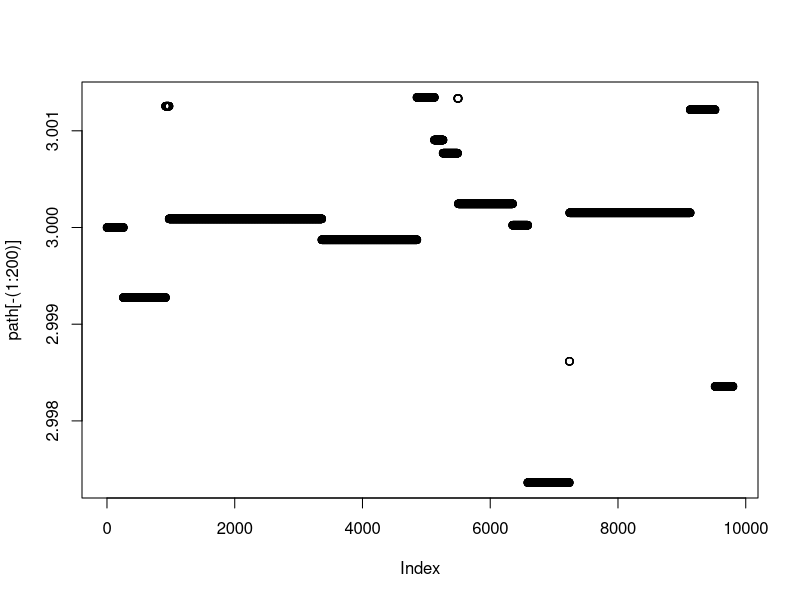
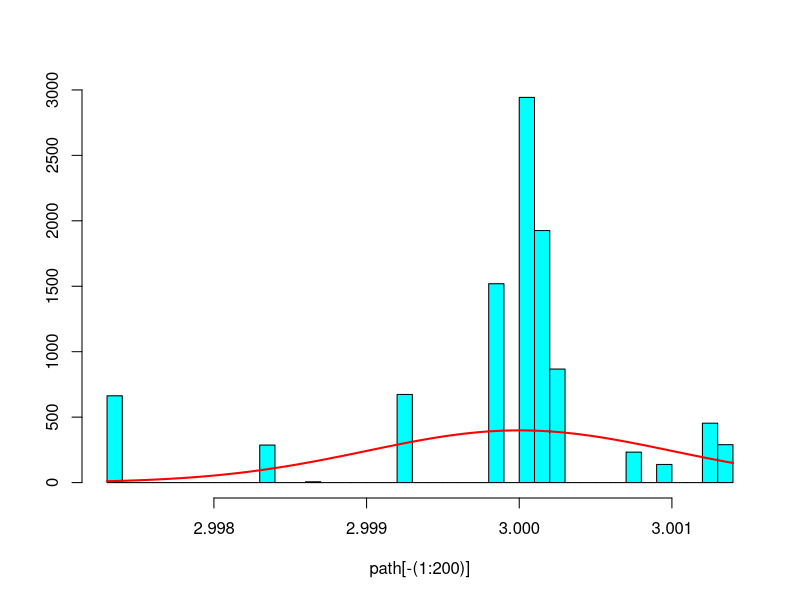
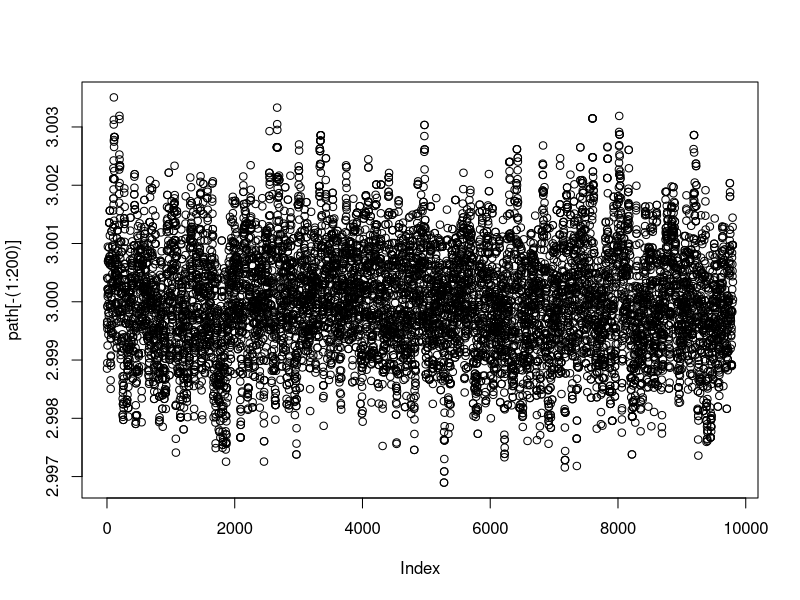
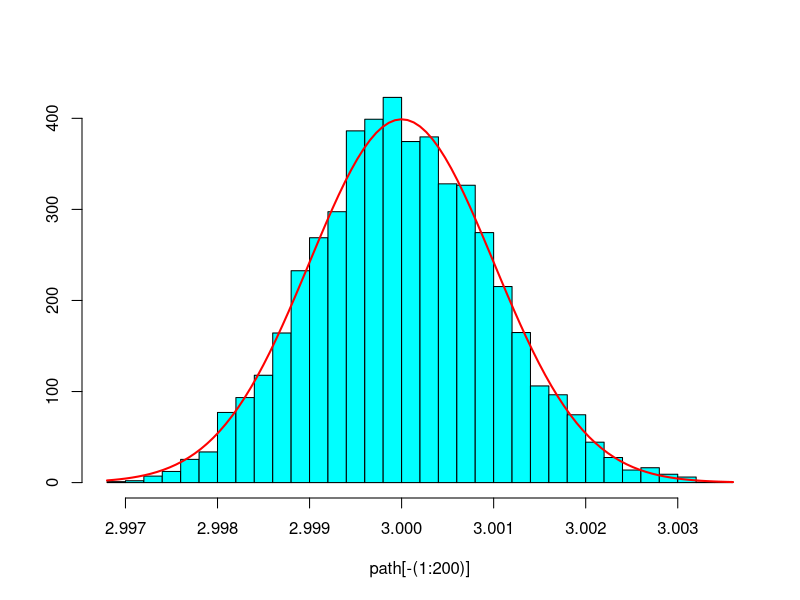
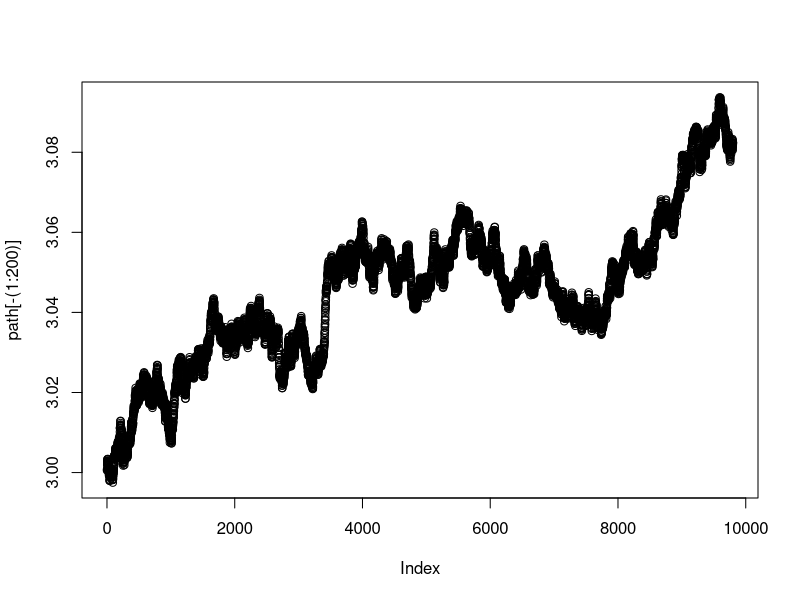
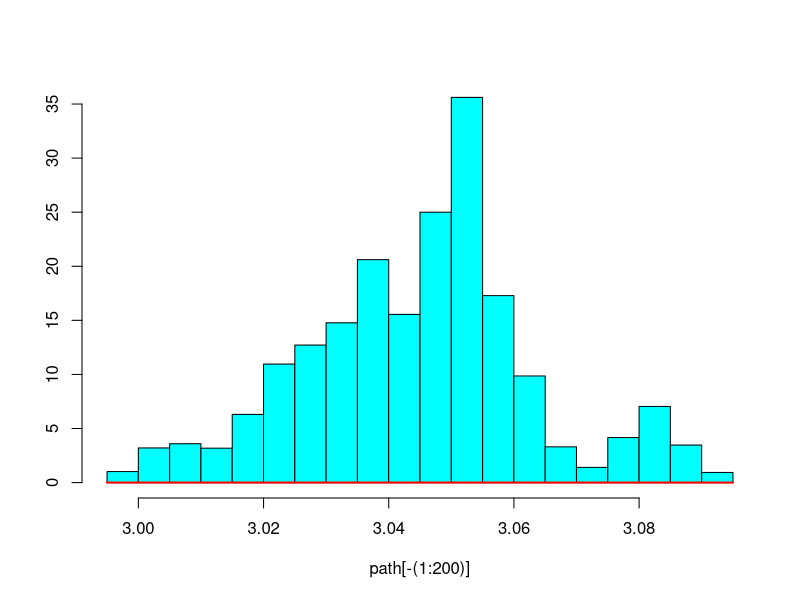
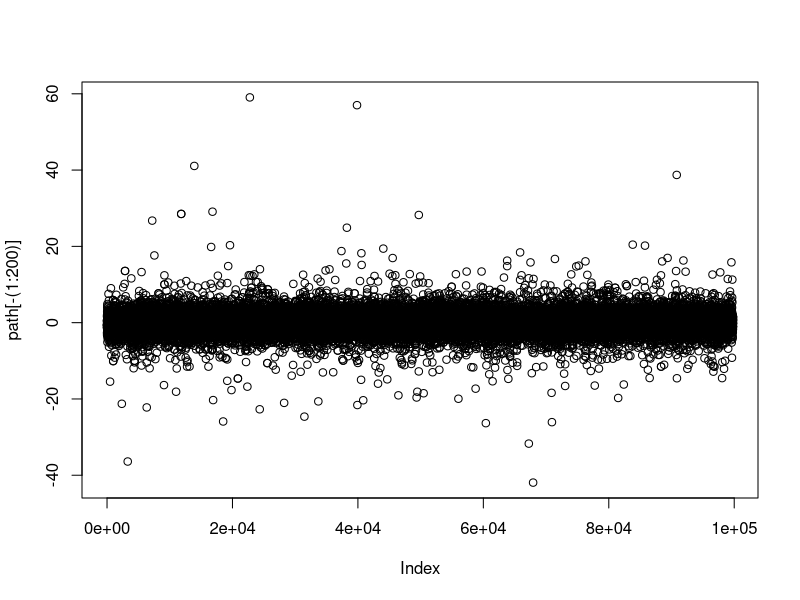
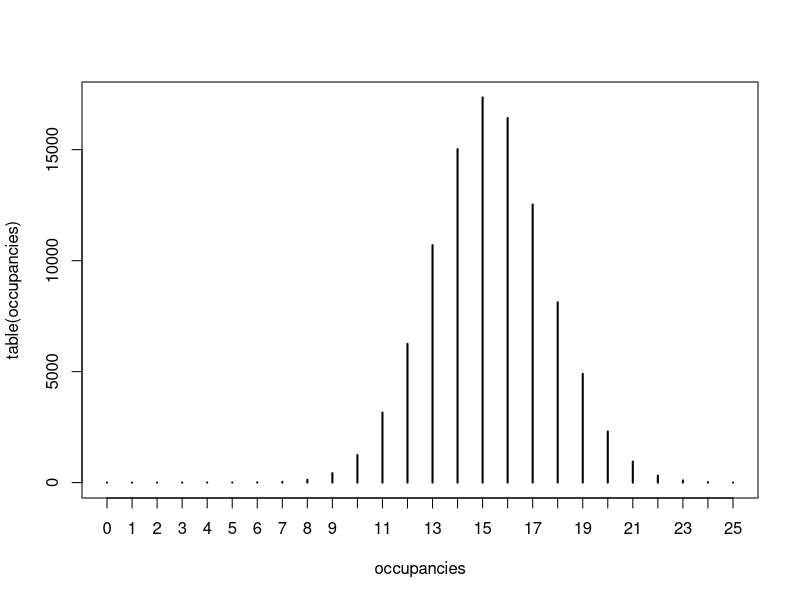

These charts were generated, in order, by the following R code:
## ---- chunk 1
f <- function(x) {
  return(1/(3*sqrt(2*pi)) * exp(-0.5*((x - 3 )/ 0.001)^2))
}

nit <- 10000
path <- rep(0, nit)
state <- 3  # Initial state
path[1] <- state
scale <- 1
for (i in 2:nit) {
  candidate <- runif(n = 1, min = state - scale, max = state + scale)
  ratio <- f(candidate) / f(state)
  u <- runif(n = 1, min = 0, max = 1)
  if (u < ratio) {
    state <- candidate
  }
  path[i] <- state
}

plot(path[-(1:200)])

library(MASS)
truehist(path[-(1:200)])
con <- integrate(f, 2.9, 3.1)$value     
fnormalized <- function(x){f(x)/con}
curve(fnormalized(x), add=TRUE, col="red", lwd=2)
## ---- chunk 2
path <- rep(0, nit)

state <- 3  # Initial state
path[1] <- state

scale <- 0.001
for (i in 2:nit) {
  candidate <- runif(n = 1, min = state - scale, max = state + scale)
  ratio <- f(candidate) / f(state)
  u <- runif(n = 1, min = 0, max = 1)
  if (u < ratio) {
    state <- candidate
  }
  path[i] <- state
}

plot(path[-(1:200)])

library(MASS)
truehist(path[-(1:200)])
curve(fnormalized(x), add=TRUE, col="red", lwd=2)
## ---- chunk 3
f <- function(x) {
  return(1/sqrt(2*pi) * exp(-(x^2)/2))
}

path <- rep(0, nit)

state <- 3  # Initial state
path[1] <- state

scale <- 0.001
for (i in 2:nit) {
  candidate <- runif(n = 1, min = state - scale, max = state + scale)
  ratio <- f(candidate) / f(state)
  u <- runif(n = 1, min = 0, max = 1)
  if (u < ratio) {
    state <- candidate
  }
  path[i] <- state
}

plot(path[-(1:200)])
con <- integrate(f, -5, 5)$value     
fnormalized <- function(x){f(x)/con}

library(MASS)
truehist(path[-(1:200)])
curve(fnormalized(x), add=TRUE, col="red", lwd=2)
## ---- chunk 4
Q <- rbind(c(0, 1/3, 1/3, 1/3, 0), c(1/3, 0, 1/3, 1/3, 0), c(1/3, 1/3, 0, 1/3, 0), 
           c(0.25, 0.25, 0.25, 0, 0.25), c(0, 0, 0, 1, 0))
dist_pi <- c(1/15, 2/15, 3/15, 4/15, 5/15)
P <- matrix(0, nrow=5, ncol=5)

for (i in 1:5) {
  for (j in 1:5) {
    if (i != j) {
      denominator <- dist_pi[i]*Q[i, j]
      if (denominator != 0) {
        fraction <- (dist_pi[j]*Q[j, i]) / denominator
      }
      else {
        fraction <- 1
      }
      
      P[i, j] <- (Q[i, j] * min(1, fraction))
    }
  }
}

fractions(P)
## ---- chunk 5
for (i in 1:5) {
  P[i, i] <- 1 - sum(P[i,])
}
fractions(P)
## ---- chunk 6
dist_pi %*% P
dist_pi
## ---- chunk 7
nsteps <- 100000
results <- rep(NA, nsteps)
results[1] <- 1 # Initial location

for (i in 2:nsteps) {
  probs <- P[results[i - 1],]
  results[i] <- sample(c(1, 2, 3, 4, 5), size=1, prob=probs)
}

table(results)
nsteps * dist_pi
## ---- chunk 8
f <- function(x) {
  return((1 + (x^2)/3)^(-0.5*4))
}

nit <- 100000
path <- rep(NA, nit)
state <- 0 # Initial state
path[1] <- state
for (i in 2:nit) {
  angle <- runif(n = 1, min = -pi/2, max = pi/2)
  candidate <- tan(angle)
  ratio <- (f(candidate) * dcauchy(state)) / (f(state) * dcauchy(candidate))
  u <- runif(n = 1, min = 0, max = 1)
  if (u < ratio) {
    state <- candidate # Accept the candidate
  }
  path[i] <- state
}

plot(path[-(1:200)])
## ---- chunk 9
quantile(abs(path), probs = c(0.9, 0.95, 0.99))
# Factoring in the absolute values, for comparison:
qt(p = c(0.95, 0.975, 0.995), df = 3)
## ---- chunk 10
nit <- 100000
path <- array(0, dim=c(8, 8, nit))

meets_constraint <- function(lattice) {
  # Check for vertical pairs
  for (i in 1:8) {
    for (j in 1:7) {
      if (lattice[i, j] + lattice[i, j + 1] == 2) {
        return(FALSE)
      }
    }
  }
  
  # Check for horizontal pairs
  for (j in 1:8) {
    for (i in 1:7) {
      if (lattice[i, j] + lattice[i + 1, j] == 2) {
        return(FALSE)
      }
    }
  }
  
  return(TRUE);
}

for (k in 2:nit) {
  x <- sample(1:8, size=1)
  y <- sample(1:8, size=1)
  this_lattice <- path[,,k - 1]
  this_lattice[x, y] <- 1 - this_lattice[x, y]
  if (meets_constraint(this_lattice)) {
    path[,,k] <- this_lattice
  }
  else {
    path[,,k] <- path[,,k - 1]
  }
}

occupancies <- rep(0, nit)
for (i in 1:nit) {
  occupancies[i] <- sum(path[,,i])
}

plot(table(occupancies))
## ---- chunk 11
quantile(occupancies, c(0.1, 0.5, 0.9))
## ---- chunk 12
library(grid)

plot.hc <- function(mat){
  m <- dim(mat)[1]
  n <- dim(mat)[2]
  
  grid.newpage()
  rad = .02
  xx = function(j) {j/(n+1)}
  yy = function(i) {(m+1-i)/(m+1)}
  
  for(i in 1:m){
    grid.lines(c(xx(1),xx(n)),c(yy(i),yy(i)))
  }
  for(j in 1:n){
    grid.lines(c(xx(j),xx(j)),c(yy(1),yy(m)))
  }
  for(j in 1:n){
    for(i in 1:m){
      mycolor <- c('black','green')[1+mat[i,j]]
      grid.circle(xx(j), yy(i), rad, gp=gpar(fill=mycolor))
    }
  }
}

plot.hc(path[,,2500])
plot.hc(path[,,5000])
plot.hc(path[,,7500])
plot.hc(path[,,10000])
